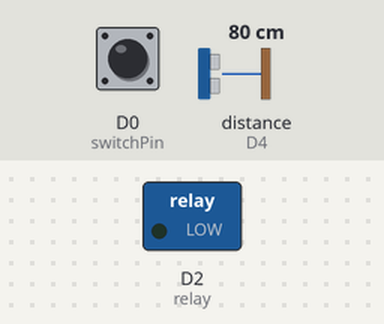
This sketch was run on a simulated ESP8266 (NodeMCU). On the bench: switched loads named in the sketch (green lamp = pin HIGH). Wiring (inferred from the names in the program): ultrasonic range finder: trigger D1; echo D4. Dashed ring = blinking. Inputs (shaded band) come from the test bench; at power-on: D0 (switchPin) HIGH, distance to the obstacle (sensor on D4) 80 cm. The echo pulse lasts 58.3 µs per cm; pins used as bus, display or sensor lines are not drawn; what the sketch prints to the serial monitor is not drawn.

Above: at 1.2 s.
1.3 s: D0 (switchPin) pulled LOW for 0.15 s
At 2.6 s:
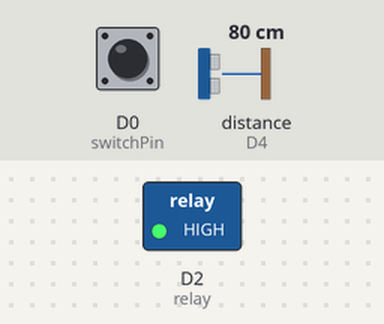
2.9 s: D0 (switchPin) pulled LOW for 3.2 s
At 3.1 s:
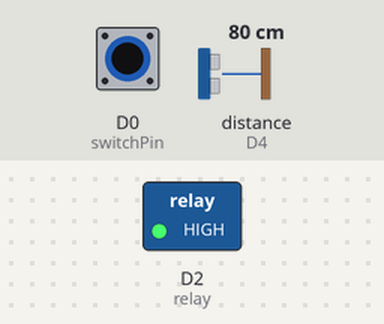
Timing chart, 0 to 7.6 s (numbered marks = the images above; inputs shaded):
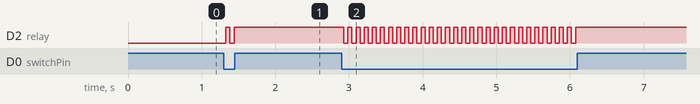

Measured:
- after the input at 1.3 s, D2 (relay): LOW → HIGH at once, → LOW 0.06 s later, → HIGH 0.06 s later
- after the input at 2.9 s, D2 (relay): alternates HIGH for 0.06 s and LOW for 0.06 s, 58 changes in all, then stays HIGH, starting at once

The sketch:

sketch.ino
```cpp
#define trigPin D1
#define echoPin D4
int relay = D2;
int relay2 = D1;
#define switchPin D0
bool flag = false;

void setup() {
  Serial.begin (921600);
  pinMode(trigPin, OUTPUT);
  pinMode(echoPin, INPUT);
  pinMode(relay, OUTPUT);
  pinMode(relay2, OUTPUT);
  pinMode(switchPin, INPUT_PULLUP);
  digitalWrite(relay, LOW);
  digitalWrite(relay2, LOW);
}

void loop() {
  Serial.println(switchPin);
  long duration, distance;
  digitalWrite(trigPin, LOW);  // Added this line
  delayMicroseconds(2); // Added this line
  digitalWrite(trigPin, HIGH);
  delayMicroseconds(10); // Added this line
  digitalWrite(trigPin, LOW);
  duration = pulseIn(echoPin, HIGH);
  distance = (duration/2) / 29.1;
  //Serial.println(distance);

  if(digitalRead(switchPin) == LOW)
  {
    if(flag)
    {
      flag = false;
      }else
      {
        flag = true;
        }
    }

    if(flag)
    {
          digitalWrite(relay, HIGH);
          digitalWrite(relay2, LOW);
      }else
      {
        digitalWrite(relay, LOW);
        digitalWrite(relay2, HIGH);
        }

  delay(50);
}
```
